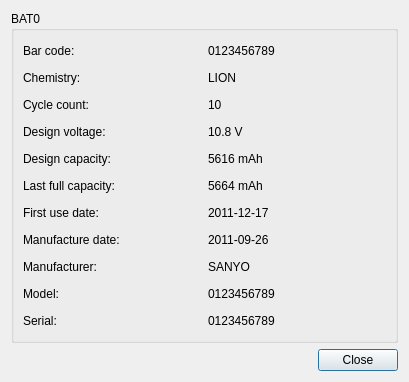
<?xml version="1.0" encoding="UTF-8"?>
<ui version="4.0">
 <class>AdvancedBatteryDialog</class>
 <widget class="QDialog" name="AdvancedBatteryDialog">
  <property name="geometry">
   <rect>
    <x>0</x>
    <y>0</y>
    <width>409</width>
    <height>382</height>
   </rect>
  </property>
  <property name="windowTitle">
   <string>Dialog</string>
  </property>
  <layout class="QVBoxLayout" name="verticalLayout">
   <item>
    <widget class="QGroupBox" name="gbInfo">
     <property name="title">
      <string>BAT0</string>
     </property>
     <layout class="QGridLayout" name="gridLayout">
      <item row="10" column="1">
       <widget class="QLabel" name="manufacturerLabelValue">
        <property name="text">
         <string>SANYO</string>
        </property>
       </widget>
      </item>
      <item row="6" column="1">
       <widget class="QLabel" name="lastFullCapacityLabelValue">
        <property name="text">
         <string>5664 mAh</string>
        </property>
       </widget>
      </item>
      <item row="11" column="0">
       <widget class="QLabel" name="modelLabel">
        <property name="text">
         <string>Model:</string>
        </property>
       </widget>
      </item>
      <item row="11" column="1">
       <widget class="QLabel" name="modelLabelValue">
        <property name="text">
         <string>0123456789</string>
        </property>
       </widget>
      </item>
      <item row="12" column="0">
       <widget class="QLabel" name="serialLabel">
        <property name="text">
         <string>Serial:</string>
        </property>
       </widget>
      </item>
      <item row="12" column="1">
       <widget class="QLabel" name="serialLabelValue">
        <property name="text">
         <string>0123456789</string>
        </property>
       </widget>
      </item>
      <item row="0" column="0">
       <widget class="QLabel" name="barCodeLabel">
        <property name="text">
         <string>Bar code:</string>
        </property>
       </widget>
      </item>
      <item row="1" column="0">
       <widget class="QLabel" name="chemistryLabel">
        <property name="text">
         <string>Chemistry:</string>
        </property>
       </widget>
      </item>
      <item row="1" column="1">
       <widget class="QLabel" name="chemistryLabelValue">
        <property name="text">
         <string>LION</string>
        </property>
       </widget>
      </item>
      <item row="5" column="0">
       <widget class="QLabel" name="designCapacityLabel">
        <property name="text">
         <string>Design capacity:</string>
        </property>
       </widget>
      </item>
      <item row="5" column="1">
       <widget class="QLabel" name="designCapacityLabelValue">
        <property name="text">
         <string>5616 mAh</string>
        </property>
       </widget>
      </item>
      <item row="6" column="0">
       <widget class="QLabel" name="lastFullCapacityLabel">
        <property name="text">
         <string>Last full capacity:</string>
        </property>
       </widget>
      </item>
      <item row="2" column="0">
       <widget class="QLabel" name="cycleCountLabel">
        <property name="text">
         <string>Cycle count:</string>
        </property>
       </widget>
      </item>
      <item row="2" column="1">
       <widget class="QLabel" name="cycleCountLabelValue">
        <property name="text">
         <string>10</string>
        </property>
       </widget>
      </item>
      <item row="9" column="1">
       <widget class="QLabel" name="manufactureDateLabelValue">
        <property name="text">
         <string>2011-09-26</string>
        </property>
       </widget>
      </item>
      <item row="10" column="0">
       <widget class="QLabel" name="manufacturerLabel">
        <property name="text">
         <string>Manufacturer:</string>
        </property>
       </widget>
      </item>
      <item row="0" column="1">
       <widget class="QLabel" name="barCodeLabelValue">
        <property name="text">
         <string>0123456789</string>
        </property>
       </widget>
      </item>
      <item row="8" column="0">
       <widget class="QLabel" name="firstUseDateLabel">
        <property name="text">
         <string>First use date:</string>
        </property>
       </widget>
      </item>
      <item row="8" column="1">
       <widget class="QLabel" name="firstUseDateLabelValue">
        <property name="text">
         <string>2011-12-17</string>
        </property>
       </widget>
      </item>
      <item row="9" column="0">
       <widget class="QLabel" name="manufactureDateLabel">
        <property name="text">
         <string>Manufacture date:</string>
        </property>
       </widget>
      </item>
      <item row="4" column="0">
       <widget class="QLabel" name="designVoltageLabel">
        <property name="text">
         <string>Design voltage:</string>
        </property>
       </widget>
      </item>
      <item row="4" column="1">
       <widget class="QLabel" name="designVoltageLabelValue">
        <property name="text">
         <string>10.8 V</string>
        </property>
       </widget>
      </item>
     </layout>
    </widget>
   </item>
   <item>
    <widget class="QDialogButtonBox" name="buttonBox">
     <property name="orientation">
      <enum>Qt::Horizontal</enum>
     </property>
     <property name="standardButtons">
      <set>QDialogButtonBox::Close</set>
     </property>
    </widget>
   </item>
  </layout>
 </widget>
 <resources/>
 <connections>
  <connection>
   <sender>buttonBox</sender>
   <signal>accepted()</signal>
   <receiver>AdvancedBatteryDialog</receiver>
   <slot>accept()</slot>
   <hints>
    <hint type="sourcelabel">
     <x>248</x>
     <y>254</y>
    </hint>
    <hint type="destinationlabel">
     <x>157</x>
     <y>274</y>
    </hint>
   </hints>
  </connection>
  <connection>
   <sender>buttonBox</sender>
   <signal>rejected()</signal>
   <receiver>AdvancedBatteryDialog</receiver>
   <slot>reject()</slot>
   <hints>
    <hint type="sourcelabel">
     <x>316</x>
     <y>260</y>
    </hint>
    <hint type="destinationlabel">
     <x>286</x>
     <y>274</y>
    </hint>
   </hints>
  </connection>
 </connections>
</ui>
